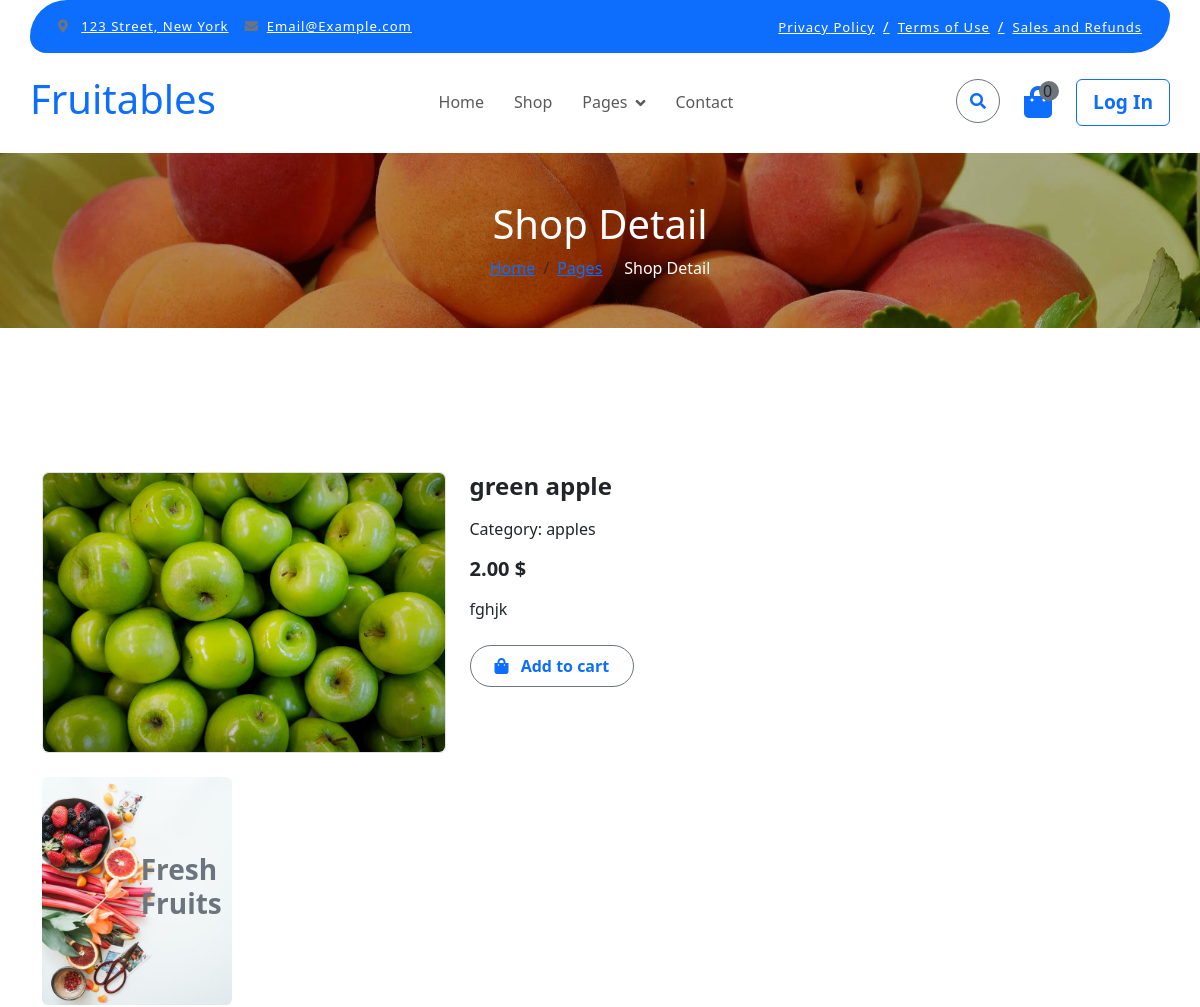
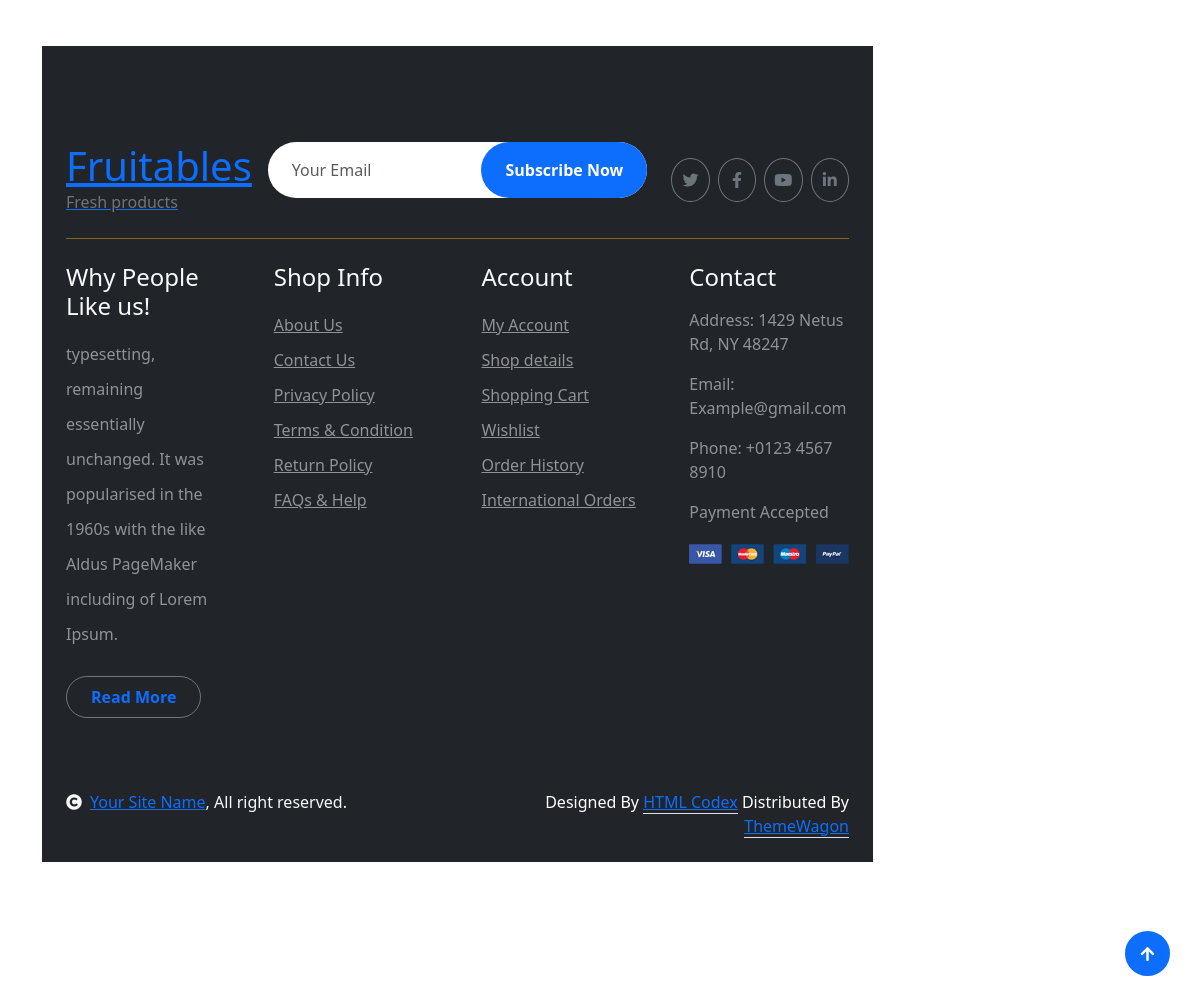
Screenshot of /product/apples/green-apple/ with the database file from the repository (2 pictures, top to bottom).
### store/models.py (models this page shows, shortened)
class Product(models.Model):
    name = models.CharField(max_length=200)
    description = models.TextField()
    price = models.DecimalField(max_digits=10, decimal_places=2)
    product_image = models.ImageField(upload_to='products/')
    product_thumbnail = models.ImageField(upload_to='products/thumbnails/', editable=False, null=True, blank=True)
    slug = models.SlugField(unique=True)
    quantity = models.IntegerField(default=0)
    category = models.ForeignKey(Category, on_delete=models.CASCADE, related_name='products', null=True)
    tag = models.ManyToManyField(ProductTag, related_name='tags')

class Category(MPTTModel):
    category_name = models.CharField(max_length=100)
    slug = models.SlugField(unique=True, null=True)
    parent = TreeForeignKey('self', on_delete=models.CASCADE, null=True, blank=True, related_name='children')
    class MPTTMeta:
        order_insertion_by = ['category_name']
    class Meta:
        verbose_name_plural = "Categories"
    def __str__(self):
        return self.category_name

### store/views.py (the view)
# urls.py: path('product/<slug:slug>/<slug:product_slug>/', views.ProductDetailView.as_view(), name='product_detail'),
class ProductDetailView(DetailView):
    model = Product
    template_name = 'shop-detail.html'
    context_object_name = 'single_product'
    def get_object(self, queryset=None):
        slug = self.kwargs.get('slug')
        product_slug = self.kwargs.get('product_slug')
        return get_object_or_404(Product, category__slug=slug, slug=product_slug)
    def get_context_data(self, **kwargs):
        context = super().get_context_data(**kwargs)
        return context

### order/context_processors.py (called while the page is built)
def cart_items(request):
    total_items = 0
    if request.user.is_authenticated:
        cart, created = Cart.objects.get_or_create(user=request.user)
        total_items = sum(item.quantity for item in cart.items.all())
    return {
        'total_items': total_items,
    }

### templates/shop-detail.html (shortened to what this page needs)
{% extends 'base.html' %}
{% load static %}
{% block content %}
        <div class="container-fluid page-header py-5">
            <h1 class="text-center text-white display-6">Shop Detail</h1>
            <ol class="breadcrumb justify-content-center mb-0">
                <li class="breadcrumb-item"><a href="#">Home</a></li>
                <li class="breadcrumb-item"><a href="#">Pages</a></li>
                <li class="breadcrumb-item active text-white">Shop Detail</li>
            </ol>
        </div>
        <div class="container-fluid py-5 mt-5">
            <div class="container py-5">
                <div class="row g-4 mb-5">
                    <div class="col-lg-8 col-xl-9">
                        <div class="row g-4">
                            <div class="col-lg-6">
                                <div class="border rounded">
                                    <a href="#">
                                        <img src="{{ single_product.product_image.url }}" class="img-fluid rounded" alt="Image">
                                    </a>
                                </div>
                            </div>
                            <div class="col-lg-6">
                                <h4 class="fw-bold mb-3">{{ single_product.name }}</h4>
                                <p class="mb-3">Category: {{ single_product.category }}</p>
                                <h5 class="fw-bold mb-3">{{ single_product.price }} $</h5>
                                <p class="mb-4">{{ single_product.description }}</p>
                                <form method="POST" action="{% url 'add_to_cart' single_product.id %}">
                                    <button type="submit" class="btn border border-secondary rounded-pill px-4 py-2 mb-4 text-primary">
                                        <i class="fa fa-shopping-bag me-2 text-primary"></i> Add to cart
                                    </button>
                                </form>
                            </div>
                    <div class="col-lg-4 col-xl-3">
                        <div class="row g-4 fruite">
                            <div class="col-lg-12">
                                <div class="position-relative">
                                    <img src="{% static 'img/banner-fruits.jpg' %}" class="img-fluid w-100 rounded" alt="">
                                    <div class="position-absolute" style="top: 50%; right: 10px; transform: translateY(-50%);">
                                        <h3 class="text-secondary fw-bold">Fresh <br> Fruits</h3>
                                    </div>
                                </div>
                            </div>
                        </div>
                    </div>
                </div>
{% endblock %}

### static/css/style.css (style rules this page uses)
.btn { font-weight: 600; transition: .5s; }
.btn.border-secondary { transition: 0.5s; }
.page-header { position: relative; background: linear-gradient(rgba(0, 0, 0, 0.3), rgba(0, 0, 0, 0.3)), url(../img/cart-page-header-img.jpg); background-position: center center; background-repeat: no-repeat; background-size: cover; }
@media (min-width: 992px) { .hero-header, .page-header { margin-top: 152px !important; } }

### rows the page displays
Product: product_image (picture), name "green apple", category "apples", price "2.00", description "fghjk"

### other values shown
{{ total_items }} "0"
